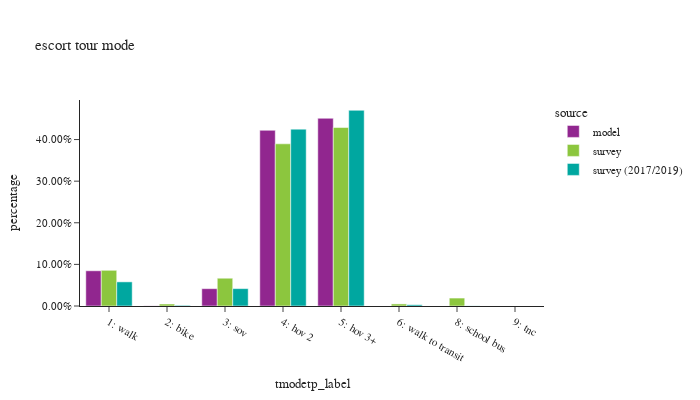

The notebook cell this image was saved under:
### Code cell
df_plot = es_tour.groupby(['source','tmodetp_label'])['toexpfac'].sum().reset_index()
df_plot['percentage'] = df_plot.groupby(['source'], group_keys=False)['toexpfac']. \
    apply(lambda x: x / float(x.sum()))

df_plot_ct = es_tour.groupby(['source','tmodetp_label'])['toexpfac'].count().reset_index(). \
    rename(columns={'toexpfac':'sample count'})
df_plot = df_plot.merge(df_plot_ct, on=['source','tmodetp_label'])

fig = px.bar(df_plot.sort_values(by=['source']), x="tmodetp_label", y="percentage", color="source",
             barmode="group",hover_data=['sample count'],title="escort tour mode")
fig.update_layout(height=400, width=700, font=dict(size=11),
                  xaxis = dict(dtick = 1, categoryorder='category ascending'),
                  yaxis=dict(tickformat=".2%"))
fig.show()

### Figure 1 — Plotly figure (JSON) as saved in the notebook; plotly's stock layout.template omitted (floating-point values rounded to 4 significant figures)
{"data": [{"alignmentgroup": "True", "customdata": [[73097], [325], [35964], [364500], [389454]], "hovertemplate": "source=model<br>tmodetp_label=%{x}<br>percentage=%{y}<br>sample count=%{customdata[0]}<extra></extra>", "legendgroup": "model", "marker": {"color": "#91268F", "pattern": {"shape": ""}}, "name": "model", "offsetgroup": "model", "orientation": "v", "showlegend": true, "textposition": "auto", "type": "bar", "x": ["1: walk", "2: bike", "3: sov", "4: hov 2", "5: hov 3+"], "xaxis": "x", "y": [0.08467, 0.0003764, 0.04166, 0.4222, 0.4511], "yaxis": "y"}, {"alignmentgroup": "True", "customdata": [[1], [7], [290], [14], [69], [19], [113], [367]], "hovertemplate": "source=survey<br>tmodetp_label=%{x}<br>percentage=%{y}<br>sample count=%{customdata[0]}<extra></extra>", "legendgroup": "survey", "marker": {"color": "#8CC63E", "pattern": {"shape": ""}}, "name": "survey", "offsetgroup": "survey", "orientation": "v", "showlegend": true, "textposition": "auto", "type": "bar", "x": ["9: tnc", "8: school bus", "5: hov 3+", "6: walk to transit", "3: sov", "2: bike", "1: walk", "4: hov 2"], "xaxis": "x", "y": [8.244e-06, 0.01908, 0.4289, 0.004973, 0.06676, 0.004786, 0.08579, 0.3897], "yaxis": "y"}, {"alignmentgroup": "True", "customdata": [[3], [163], [8], [45], [652], [489], [28], [1]], "hovertemplate": "source=survey (2017/2019)<br>tmodetp_label=%{x}<br>percentage=%{y}<br>sample count=%{customdata[0]}<extra></extra>", "legendgroup": "survey (2017/2019)", "marker": {"color": "#00A7A0", "pattern": {"shape": ""}}, "name": "survey (2017/2019)", "offsetgroup": "survey (2017/2019)", "orientation": "v", "showlegend": true, "textposition": "auto", "type": "bar", "x": ["8: school bus", "1: walk", "2: bike", "3: sov", "4: hov 2", "5: hov 3+", "6: walk to transit", "9: tnc"], "xaxis": "x", "y": [0.0003253, 0.05802, 0.001558, 0.04177, 0.425, 0.4703, 0.002986, 2.536e-05], "yaxis": "y"}], "layout": {"barmode": "group", "font": {"size": 11}, "height": 400, "legend": {"title": {"text": "source"}, "tracegroupgap": 0}, "title": {"text": "escort tour mode"}, "width": 700, "xaxis": {"anchor": "y", "categoryorder": "category ascending", "domain": [0.0, 1.0], "dtick": 1, "title": {"text": "tmodetp_label"}}, "yaxis": {"anchor": "x", "domain": [0.0, 1.0], "tickformat": ".2%", "title": {"text": "percentage"}}}}
